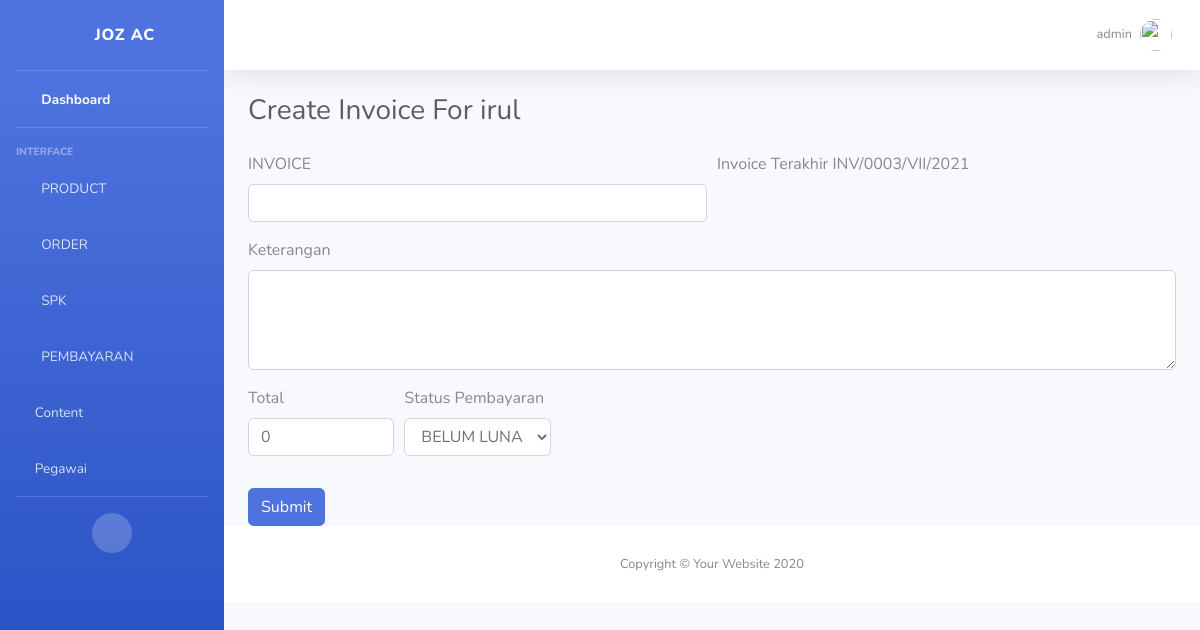
The app's page /pesanan/admin/approval/8_irul_08127364555/ (signed in) with its own data.
### account/models.py (models this page shows)
class Account(AbstractBaseUser, PermissionsMixin):
	jabatanChoice        = [
	('ADMIN','ADMIN'),
	('TEKNISI','TEKNISI'),
	]
	username 	= models.CharField(max_length=20, unique=True)
	jabatan 	= models.CharField(choices=jabatanChoice, max_length=8)
	date_joined = models.DateTimeField(auto_now_add=True)
	last_login 	= models.DateTimeField(auto_now=True)
	is_active = models.BooleanField(default=True)
	is_staff = models.BooleanField(default=True)
	is_superuser = models.BooleanField(default=False)
	is_admin	= models.BooleanField(default=True)
	objects = AccountManage()
	USERNAME_FIELD = 'username'
	REQUIRED_FIELDS = []
	def __str__(self):
		return self.username
	class Meta:
		verbose_name = 'Account'
		verbose_name_plural = 'Account'

### client/models.py (models this page shows, shortened)
class ClientModel(models.Model):
    nama_Client 		= models.CharField(max_length=30, verbose_name='Nama')
    noTelp_Client		= models.CharField(max_length=15, verbose_name='Phone')
    email_Client		= models.EmailField(verbose_name='Email')
    alamat_Client		= models.CharField(max_length=254, verbose_name='Alamat')
    kecamatan_Client	= models.CharField(max_length=30, null=True, blank=True, verbose_name='Kecamatan')
    kelurahan_Client	= models.CharField(max_length=30, null=True, blank=True, verbose_name='Kelurahan')
    kodePos_Client		= models.CharField(max_length=30, null=True, blank=True, verbose_name='Kode Pos')
    kota_Client			= models.CharField(max_length=30, verbose_name='Kota')
    slug_Client			= models.SlugField()
    class Meta:
        verbose_name='Client'
    def __str__(self):
    	return f"{self.id}-{self.nama_Client}"

### pesanan/models.py (models this page shows, shortened)
class InvoiceModel(models.Model):
    statusChoise = [
    ('LUNAS','LUNAS'),
    ('BELUM', 'BELUM LUNAS'),
    ]
    Invoice             = models.CharField(max_length=20, verbose_name='Nomor Invoice')
    clientINV           = models.OneToOneField(ClientModel, blank=True, null=True, related_name='InvoiceClient', verbose_name='Invoice Client', on_delete=models.SET_NULL)
    statusPembayaran    = models.CharField(choices=statusChoise, max_length=20, default='BELUM')
    Keterangan          = models.TextField()
    tanggal			    = models.DateField(auto_now=True, editable=False, verbose_name='Tanggal')
    totalInvoice	    = models.PositiveIntegerField(default=0, verbose_name='Total Pembayaran')
    slug_Invoice	    = models.SlugField()
    class Meta:
        verbose_name='Invoice'
        verbose_name_plural='Invoice'

### pesanan/views.py (the view, shortened to what this page needs)
# urls.py: path('admin/approval/<slug:slug>/', InvoiceApprov.as_view(), name='invoiceCreate'),
class InvoiceApprov(LoginRequiredMixin, CreateView):
	login_url = reverse_lazy('account:login')
	model = InvoiceModel
	form_class = InvoiceForm
	template_name = 'admin/InvoiceCreate.html'
	success_url = reverse_lazy('pesanan:approval')
	def get_context_data(self, **kwargs):
	    context = super().get_context_data(**kwargs)
	    context['last_invoice'] = self.model.objects.order_by('Invoice').last()
	    context['client'] = ClientModel.objects.get(slug_Client=self.kwargs['slug'])
	    return context
	def get(self, request, **kwargs):
		dataClient = ClientModel.objects.get(slug_Client=kwargs['slug'])
		data = dataClient.clientApprov if hasattr(dataClient, 'clientApprov') else False
		if data != False:
			return redirect(self.success_url)
		else:
			return super().get(self.request, **kwargs)

### pesanan/forms.py
class InvoiceForm(forms.ModelForm):
    class Meta:
        model = InvoiceModel
        fields = ('Invoice' , 'Keterangan', 'totalInvoice', 'statusPembayaran', )
        widgets={
            'statusPembayaran':forms.Select(attrs={
                'id':"id_statusPembayaran",
                'class':"form-control",
                }),
            'Invoice': forms.TextInput(attrs={
                'class':"form-control",
                'id':"id_Invoice",
                'name':"Invoice",
                'onchange':"InvoiceNumber(this.value)",
                }),
        	'Keterangan': forms.Textarea(attrs={
        		'name':"keterangan",
        		'id':"inputKeterangan",
        		'class':"form-control",
        		'style': 'height: 100px',
        		}),
        	'totalInvoice':forms.NumberInput(attrs={
        		'name':"total",
        		'class':"form-control",
        		'id':"inputTotal",
                'aria-describedby':"emailHelp",
        		})
        }

### templates/admin/InvoiceCreate.html (shortened to what this page needs)
{% extends "admin/base_admin.html" %}
{% block Content %}
	<div class="container-fluid">
		<div class="d-sm-flex align-items-center justify-content-between mb-4">
            <h1 class="h3 mb-0 text-gray-800">Create Invoice For {{client.nama_Client}} </h1>
        </div>
        <form method="POST" autocomplete="off">
				<div class="form-row">
				    <div class="form-group col-md-6">
				      <label for="id_Invoice">INVOICE</label>
				      <input type="text" class="form-control" id="id_Invoice" name="Invoice" onchange="InvoiceNumber(this.value)">
				    </div>
				    <div class="form-group col-md-6">
				      <label>Invoice Terakhir {{last_invoice.Invoice}}</label>
				    </div>
				</div>
				<div class="form-group">
					<label for="inputKeterangan">Keterangan</label>
					{{form.Keterangan}}
				</div>
				<div class="form-row">
					<div class="form-group col-md-2">
						<label for="inputTotal">Total</label>
						{{form.totalInvoice}}
					</div>
					<div class="form-group col-md-2">
						<label for="id_statusPembayaran">Status Pembayaran</label>
						<select id="id_statusPembayaran" class="form-control" name="statusPembayaran">
					        <option value="BELUM">BELUM LUNAS</option>
					    </select>
					</div>
				</div>
			  <button type="submit" class="btn btn-primary">Submit</button>
        </form>
	</div>
{% endblock Content %}

### templates/admin/include/topBar.html (shortened to what this page needs)
{% load static %}
                <nav class="navbar navbar-expand navbar-light bg-white topbar mb-4 static-top shadow">
                    <ul class="navbar-nav ml-auto">
                        <li class="nav-item dropdown no-arrow">
                            <a class="nav-link dropdown-toggle" href="#" id="userDropdown" role="button"
                                data-toggle="dropdown" aria-haspopup="true" aria-expanded="false">
                                <span class="mr-2 d-none d-lg-inline text-gray-600 small">{{request.user}}</span>
                                <img class="img-profile rounded-circle" src="{% static "img/undraw_profile.svg" %}">
                            </a>
                        </li>
                    </ul>
                </nav>

### records on screen
Account: user "admin"
ClientModel: nama_Client "irul"
InvoiceModel: Invoice "INV/0003/VII/2021"
